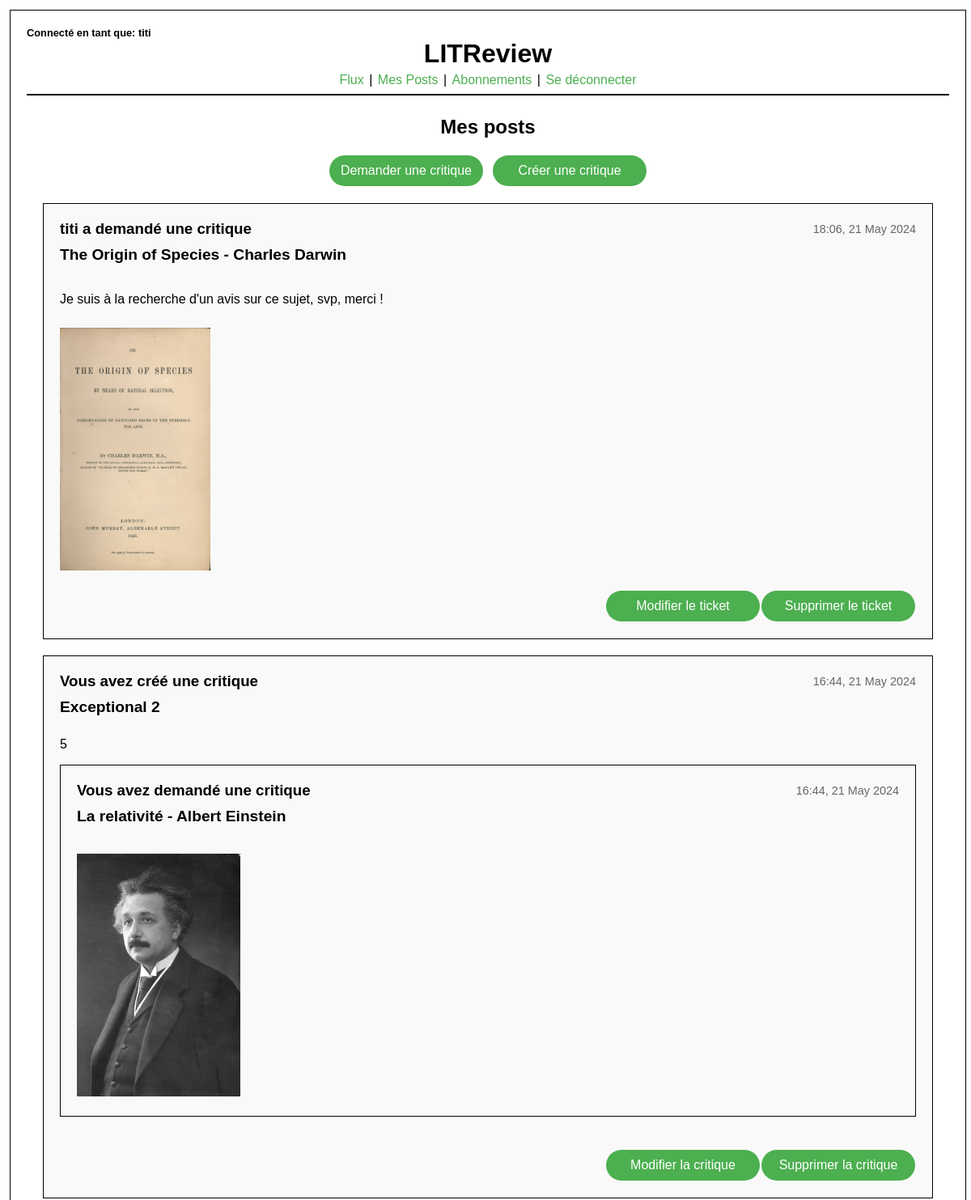
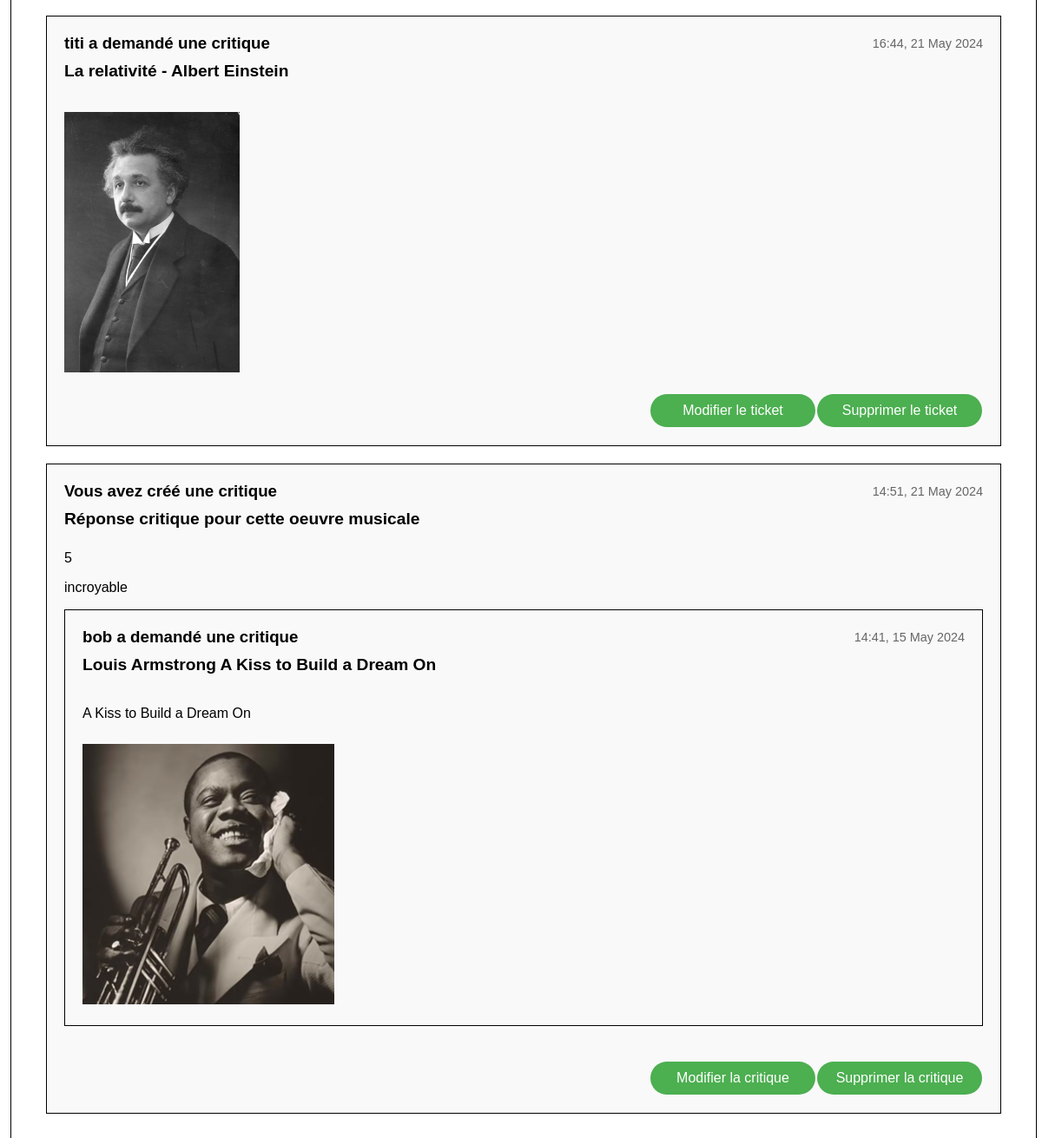
The page /my_post (signed in) on the database its author committed (2 pictures, top to bottom).
### actions_users/models.py (models this page shows)
class BasePost(models.Model):
    time_created = models.DateTimeField(auto_now_add=True)
    user = models.ForeignKey(to=settings.AUTH_USER_MODEL, on_delete=models.CASCADE)
    class Meta:
        abstract = True

class Ticket(BasePost):
    title = models.CharField(max_length=128)
    description = models.TextField(max_length=2048, blank=True)
    image = models.ImageField(blank=True, null=True)

class Review(BasePost):
    headline = models.CharField(max_length=128, null=True, blank=True)
    body = models.TextField(
        max_length=8192, null=True, blank=True
    )  # Body peut être vide
    ticket = models.ForeignKey(
        to=Ticket, on_delete=models.CASCADE
    )  # Lien vers le ticket associé
    rating = models.PositiveSmallIntegerField(
        validators=[MinValueValidator(0), MaxValueValidator(5)]
    )

### actions_users/views.py (the view)
# urls.py: path("my_post", actions_view.my_post, name="my_post"),
@login_required
def my_post(request):
    user = request.user
    user_review_count = Review.objects.filter(ticket=OuterRef('pk'), user=user).values('ticket').annotate(count=Count('id')).values('count')
    tickets = Ticket.objects.filter(user=user).annotate(user_review_count=Subquery(user_review_count))
    reviews = Review.objects.filter(user=user)
    posts = sorted(
        chain(tickets, reviews), key=lambda post: post.time_created, reverse=True
    )
    content = {"posts": posts}
    print(content)
    return render(request, "my_post.html", context=content)

### actions_users/templates/my_post.html
{% extends 'user_actions_base.html' %} {% block content %} {% load static %}
<head>
  <link rel="stylesheet" href="{% static 'actions_users/css/flux.css' %}" />
</head>
<body>
  <h2 class="title">Mes posts</h2>
  {% include 'partials/render_flux.html' with post=post %}
</body>
{% endblock %}

### actions_users/templates/user_actions_base.html (shortened to what this page needs)
{% load static %}
<!DOCTYPE html>
<html lang="fr">
  <head>
    <link
      rel="stylesheet"
      href="{% static 'actions_users/css/users_actions.css' %}"
    />
  </head>
  <body>
    <div class="container">
      <div class="header">
        <h2 class="username">Connecté en tant que: {{ user.username }}</h2>
        <div>
          <h1>LITReview</h1>
        </div>
        <nav>
          <a href="{% url 'flux' %}" class="button-nav">Flux</a> |
          <a href="{% url 'my_post' %}" class="button-nav">Mes Posts</a> |
          <a href="{% url 'user_follow' %}" class="button-nav">Abonnements</a> |
          <a href="{% url 'deconnexion' %}" class="button-nav"
            >Se déconnecter</a
          >
        </nav>
      </div>
      <hr />
      {% block content %}{% endblock %}
    </div>
  </body>
</html>

### actions_users/templates/partials/render_ticket.html (shortened to what this page needs)
<div class="post">
  <div class="post-header">
    <h3>{{ post.user.username }} a demandé une critique</h3>
    <span class="post-date">{{ post.time_created|date:"H:i, d F Y" }}</span>
  </div>
  <h4 class="post-title">{{ post.title }}</h4>
  {% if post.description %}
  <p class="post-description">{{ post.description }}</p>
  {% endif %}
  {% if post.image %}
  <div class="post-image">
    <img src="{{ post.image.url }}" alt="Image for {{ post.title }}" />
  </div>
  {% endif %}
  {% if request.path == "/my_post" and user == post.user %}
  <div class="post-footer">
    <a href="{% url 'ticket_edit' ticket_id=post.id %}" class="buttons">Modifier le ticket</a>
    <a href="{% url 'delete_ticket' ticket_id=post.id %}" class="buttons" onclick="return confirm('Voulez-vous vraiment supprimer ce ticket ?');">Supprimer le ticket</a>
  </div>
  {% endif %}
</div>

### actions_users/templates/partials/render_review.html
<div class="post">
  <div class="post-header">
    {% if user == post.user %}
    <h3>Vous avez créé une critique</h3>
    {% else %}
    <h3>{{ post.user.username }} a créé une critique</h3>
    {% endif %}
    <span class="post-date">{{ post.time_created|date:"H:i, d F Y" }}</span>
  </div>
  <div>
    <h4 class="post-title">{{ post.headline }}</h4>
    {% if post.rating %}
    <p class="post-rating">{{ post.rating }}</p>
    {% endif %}
    {% if post.body %}
    <p class="post-description">{{ post.body }}</p>
    {% endif %}
  </div>
  <div>
    {% include 'partials/render_ticket_card_format.html' with post=post.ticket %}
  </div>
  {% if request.path == "/my_post" and user == post.user %}
  <div class="post-footer">
    <a href="{% url 'edit_review' review_id=post.id %}" class="buttons">Modifier la critique</a>
    <a href="{% url 'delete_review' review_id=post.id %}" class="buttons" onclick="return confirm('Voulez-vous vraiment supprimer cette critique ?');">Supprimer la critique</a>
  </div>
  {% endif %}
</div>

### actions_users/templates/partials/render_ticket_card_format.html
<div class="post">
  <div class="post-header">
    {% if user == post.user %}
    <h3>Vous avez demandé une critique</h3>
    {% else %}
    <h3>{{ post.user.username }} a demandé une critique</h3>
    {% endif %}
    <span class="post-date">{{ post.time_created|date:"H:i, d F Y" }}</span>
  </div>
    <h4 class="post-title">{{ post.title }}</h4>
    {% if post.description %}
    <p class="post-description">{{ post.description }}</p>
    {% endif %} {% if post.image %}
    <div class="post-image">
      <img src="{{ post.image.url }}" alt="Image for {{ post.title }}" />
    </div>
    {% endif %}
</div>

### actions_users/static/actions_users/css/users_actions.css (style rules this page uses)
body { font-family: Arial, sans-serif; padding: 0; margin: 0; }
.container { width: 95%; position: relative; margin: 1%; border: 1px solid #000; padding: 20px; height: 100%; }
.header { width: 100%; }
.username { text-align: left; font-size: 0.8em; margin: 0; }
h1 { text-align: center; margin: 0 0 5px 0; }
nav { font-size: 1em; position: relative; text-align: center; }
.button-nav { color: #4caf50; padding: 1px; margin: 1px 1px; cursor: pointer; border-radius: 20px; text-decoration: none; }
hr { border: none; border-top: 2px solid #000; color: #333; overflow: visible; text-align: center; height: 5px; }
hr::after { background: #fff; padding: 0 4px; position: relative; top: -13px; }

### actions_users/static/actions_users/css/flux.css (style rules this page uses)
body { font-family: Arial, sans-serif; padding: 0; margin: 0; min-height: 100vh; }
.post { border: 1px solid #000; padding: 20px; margin-bottom: 20px; display: flex; flex-direction: column; justify-content: space-between; position: relative; background-color: #f9f9f9; }
.post-header { display: flex; justify-content: space-between; align-items: center; }
.post-header h3 { margin: 0; }
.post-date { font-size: 0.9em; color: #666; }
.post-title { font-size: 1.2em; margin-top: 10px; }
.post-description { margin-top: 10px; font-size: 1em; }
.post-image { margin-top: 10px; }
img { max-width: 500px; max-height: 300px; object-fit: contain; }
.buttons { background-color: #4caf50; color: white; padding: 10px; margin: 1px; font-size: medium; border: none; cursor: pointer; width: 170px; min-width: 120px; border-radius: 20px; text-align: center; text-decoration: none; display: block; }
.post-footer { display: flex; justify-content: flex-end; margin-top: 20px; }
.title { text-align: center; }

### rows shown on the page
Ticket: user.username "titi", time_created "18:06, 21 May 2024", title "The Origin of Species - Charles Darwin", description "Je suis à la recherche d'un avis sur ce sujet, svp, merci !", image (picture), shows "Modifier le ticket"
Review: shows "Vous avez créé une critique", time_created "16:44, 21 May 2024", headline "Exceptional 2", rating "5", shows "Vous avez demandé une critique", title "La relativité - Albert Einstein", image (picture), shows "Modifier la critique"
Ticket: user.username "titi", time_created "16:44, 21 May 2024", title "La relativité - Albert Einstein", image (picture), shows "Modifier le ticket"
Review: shows "Vous avez créé une critique", time_created "14:51, 21 May 2024", headline "Réponse critique pour cette oeuvre musicale", rating "5", body "incroyable", user.username "bob", time_created "14:41, 15 May 2024", title "Louis Armstrong A Kiss to Build a Dream On", description "A Kiss to Build a Dream On", image (picture), shows "Modifier la critique"

### other values the page prints
{{ user.username }} "titi"
